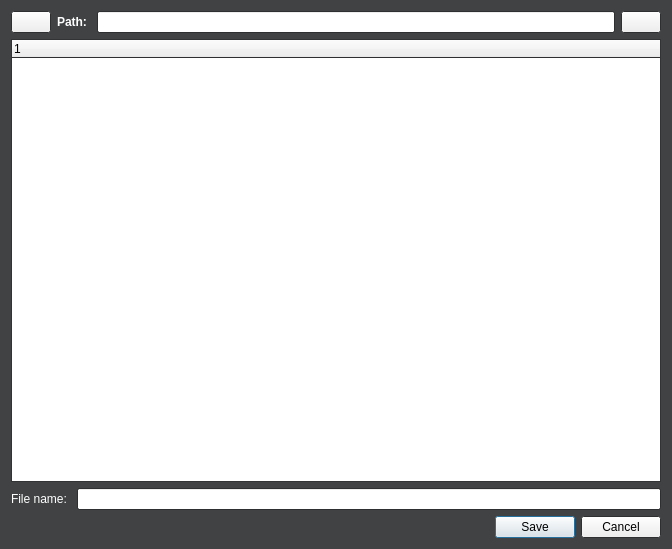
<?xml version="1.0" encoding="UTF-8"?>
<ui version="4.0">
 <class>Dialog</class>
 <widget class="QDialog" name="Dialog">
  <property name="geometry">
   <rect>
    <x>0</x>
    <y>0</y>
    <width>672</width>
    <height>549</height>
   </rect>
  </property>
  <property name="palette">
   <palette>
    <active>
     <colorrole role="Base">
      <brush brushstyle="SolidPattern">
       <color alpha="255">
        <red>255</red>
        <green>255</green>
        <blue>255</blue>
       </color>
      </brush>
     </colorrole>
     <colorrole role="Window">
      <brush brushstyle="SolidPattern">
       <color alpha="255">
        <red>64</red>
        <green>66</green>
        <blue>68</blue>
       </color>
      </brush>
     </colorrole>
    </active>
    <inactive>
     <colorrole role="Base">
      <brush brushstyle="SolidPattern">
       <color alpha="255">
        <red>255</red>
        <green>255</green>
        <blue>255</blue>
       </color>
      </brush>
     </colorrole>
     <colorrole role="Window">
      <brush brushstyle="SolidPattern">
       <color alpha="255">
        <red>64</red>
        <green>66</green>
        <blue>68</blue>
       </color>
      </brush>
     </colorrole>
    </inactive>
    <disabled>
     <colorrole role="Base">
      <brush brushstyle="SolidPattern">
       <color alpha="255">
        <red>64</red>
        <green>66</green>
        <blue>68</blue>
       </color>
      </brush>
     </colorrole>
     <colorrole role="Window">
      <brush brushstyle="SolidPattern">
       <color alpha="255">
        <red>64</red>
        <green>66</green>
        <blue>68</blue>
       </color>
      </brush>
     </colorrole>
    </disabled>
   </palette>
  </property>
  <property name="windowTitle">
   <string>File Browser</string>
  </property>
  <property name="windowIcon">
   <iconset>
    <normaloff>logo.png</normaloff>logo.png</iconset>
  </property>
  <layout class="QVBoxLayout" name="verticalLayout">
   <item>
    <layout class="QHBoxLayout" name="horizontalLayout">
     <item>
      <widget class="QPushButton" name="pushButton">
       <property name="text">
        <string/>
       </property>
       <property name="icon">
        <iconset>
         <normaloff>up-folder.png</normaloff>up-folder.png</iconset>
       </property>
       <property name="iconSize">
        <size>
         <width>30</width>
         <height>30</height>
        </size>
       </property>
      </widget>
     </item>
     <item>
      <widget class="QLabel" name="label">
       <property name="palette">
        <palette>
         <active>
          <colorrole role="WindowText">
           <brush brushstyle="SolidPattern">
            <color alpha="255">
             <red>255</red>
             <green>255</green>
             <blue>255</blue>
            </color>
           </brush>
          </colorrole>
         </active>
         <inactive>
          <colorrole role="WindowText">
           <brush brushstyle="SolidPattern">
            <color alpha="255">
             <red>255</red>
             <green>255</green>
             <blue>255</blue>
            </color>
           </brush>
          </colorrole>
         </inactive>
         <disabled>
          <colorrole role="WindowText">
           <brush brushstyle="SolidPattern">
            <color alpha="255">
             <red>120</red>
             <green>120</green>
             <blue>120</blue>
            </color>
           </brush>
          </colorrole>
         </disabled>
        </palette>
       </property>
       <property name="font">
        <font>
         <weight>75</weight>
         <bold>true</bold>
        </font>
       </property>
       <property name="text">
        <string>Path: </string>
       </property>
      </widget>
     </item>
     <item>
      <widget class="QLineEdit" name="lineEdit_2"/>
     </item>
     <item>
      <widget class="QPushButton" name="pushButton_2">
       <property name="text">
        <string/>
       </property>
       <property name="icon">
        <iconset>
         <normaloff>add-folder.png</normaloff>add-folder.png</iconset>
       </property>
       <property name="iconSize">
        <size>
         <width>30</width>
         <height>30</height>
        </size>
       </property>
      </widget>
     </item>
    </layout>
   </item>
   <item>
    <widget class="QTreeWidget" name="treeWidget">
     <column>
      <property name="text">
       <string notr="true">1</string>
      </property>
     </column>
    </widget>
   </item>
   <item>
    <layout class="QHBoxLayout" name="horizontalLayout_2">
     <item>
      <widget class="QLabel" name="label_2">
       <property name="palette">
        <palette>
         <active>
          <colorrole role="WindowText">
           <brush brushstyle="SolidPattern">
            <color alpha="255">
             <red>255</red>
             <green>255</green>
             <blue>255</blue>
            </color>
           </brush>
          </colorrole>
         </active>
         <inactive>
          <colorrole role="WindowText">
           <brush brushstyle="SolidPattern">
            <color alpha="255">
             <red>255</red>
             <green>255</green>
             <blue>255</blue>
            </color>
           </brush>
          </colorrole>
         </inactive>
         <disabled>
          <colorrole role="WindowText">
           <brush brushstyle="SolidPattern">
            <color alpha="255">
             <red>120</red>
             <green>120</green>
             <blue>120</blue>
            </color>
           </brush>
          </colorrole>
         </disabled>
        </palette>
       </property>
       <property name="text">
        <string>File name: </string>
       </property>
      </widget>
     </item>
     <item>
      <widget class="QLineEdit" name="lineEdit"/>
     </item>
    </layout>
   </item>
   <item>
    <widget class="QDialogButtonBox" name="buttonBox">
     <property name="orientation">
      <enum>Qt::Horizontal</enum>
     </property>
     <property name="standardButtons">
      <set>QDialogButtonBox::Cancel|QDialogButtonBox::Save</set>
     </property>
    </widget>
   </item>
  </layout>
 </widget>
 <resources/>
 <connections>
  <connection>
   <sender>buttonBox</sender>
   <signal>accepted()</signal>
   <receiver>Dialog</receiver>
   <slot>accept()</slot>
   <hints>
    <hint type="sourcelabel">
     <x>248</x>
     <y>254</y>
    </hint>
    <hint type="destinationlabel">
     <x>157</x>
     <y>274</y>
    </hint>
   </hints>
  </connection>
  <connection>
   <sender>buttonBox</sender>
   <signal>rejected()</signal>
   <receiver>Dialog</receiver>
   <slot>reject()</slot>
   <hints>
    <hint type="sourcelabel">
     <x>316</x>
     <y>260</y>
    </hint>
    <hint type="destinationlabel">
     <x>286</x>
     <y>274</y>
    </hint>
   </hints>
  </connection>
 </connections>
</ui>
